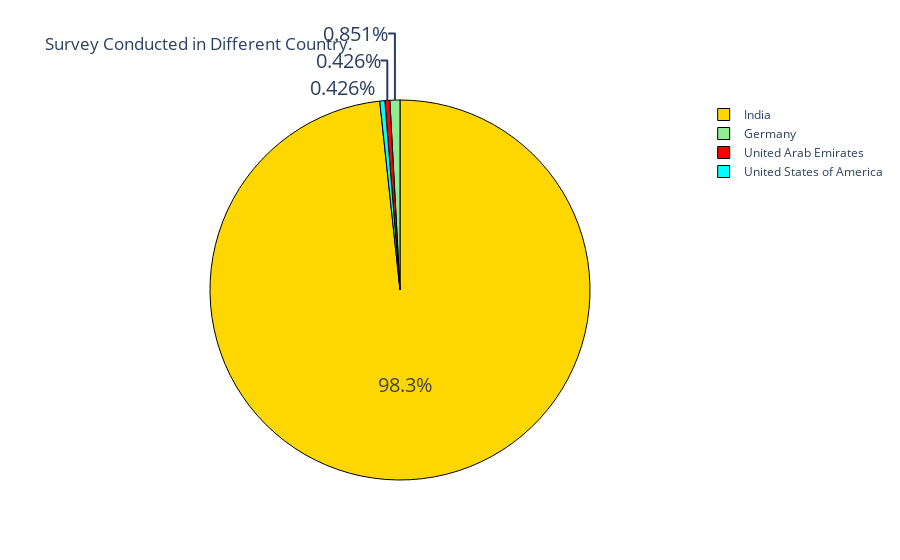

Notebook cell for this chart:
### Markdown cell above
Country analysis

### Code cell
country=df["Your Current Country."].value_counts()
country
label=country.index
value=country.values
colors = ["gold","lightgreen","red","cyan"]

fig=go.Figure(data=[go.Pie(labels=label,values=value)])
fig.update_layout(title_text="Survey Conducted in Different Country.")
fig.update_traces(hoverinfo=("label+value"),textinfo="percent",textfont_size=20,marker=dict(colors=colors,
                                                                                          line=dict(color="black",width=1)))
fig.show()

### Figure 1 — Plotly figure (JSON) as saved in the notebook; plotly's stock layout.template omitted (floating-point values rounded to 4 significant figures)
{"data": [{"hoverinfo": "label+value", "labels": ["India", "Germany", "United Arab Emirates", "United States of America"], "marker": {"colors": ["gold", "lightgreen", "red", "cyan"], "line": {"color": "black", "width": 1}}, "textfont": {"size": 20}, "textinfo": "percent", "type": "pie", "values": [231, 2, 1, 1]}], "layout": {"autosize": true, "title": {"text": "Survey Conducted in Different Country."}}}
